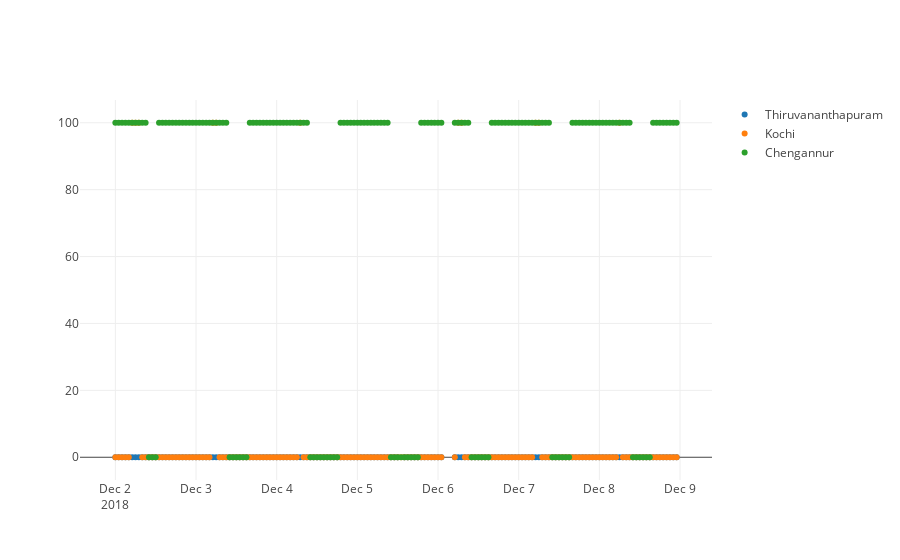

The notebook cell saved with this chart:
### Code cell
# Get report data
forecast_data_pivot_report = pandas.read_csv(tmp_store + "forecast_rain_class_pivot.csv",sep=",")

# Init plot
ofl.init_notebook_mode(connected=True)

# Set plot data
data = [dict(
        type = 'scatter',
        name = 'Thiruvananthapuram',
        x = list(forecast_data_pivot_report['time']),
        y = list(forecast_data_pivot_report['1254163']),
        mode = 'markers'
    ),
    dict(
        type = 'scatter',
        name = 'Kochi',
        x = list(forecast_data_pivot_report['time']),
        y = list(forecast_data_pivot_report['1273874']),
        mode = 'markers'
    ),
       dict(
        type = 'scatter',
        name = 'Chengannur',
        x = list(forecast_data_pivot_report['time']),
        y = list(forecast_data_pivot_report['1274428']),
        mode = 'markers'
    )]

# Draw plot (sometime need import done with active internet connection)
ofl.iplot({'data': data}, validate=False)

### Figure 1 — Plotly figure (JSON) as saved in the notebook; plotly's stock layout.template omitted (floating-point values rounded to 4 significant figures; data arrays with more than 128 entries replaced by an {"elided": "..."} marker saying what was removed)
{"data": [{"mode": "markers", "name": "Thiruvananthapuram", "type": "scatter", "x": {"elided": "165 str values"}, "y": {"elided": "165 int values"}}, {"mode": "markers", "name": "Kochi", "type": "scatter", "x": {"elided": "165 str values"}, "y": {"elided": "165 int values"}}, {"mode": "markers", "name": "Chengannur", "type": "scatter", "x": {"elided": "165 str values"}, "y": {"elided": "165 int values"}}], "layout": {}}
